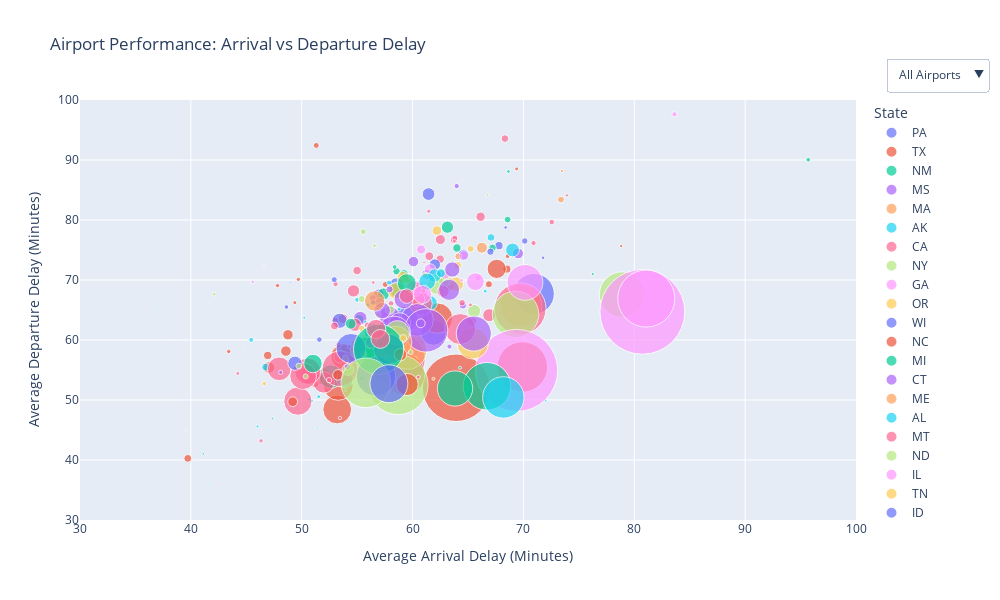

The code cell stored with this chart in its notebook:
### Code cell
def create_interactive_plot(airline_df):    
    fig = px.scatter(
        new_airport_data, 
        x="AvgArrDelay", 
        y="AvgDepDelay", 
        size="TotalFlightCount",  
        color="State",  
        hover_name="Airport",  
        title="Airport Performance: Arrival vs Departure Delay",
        labels={"AveArrDelay": "Average Arrival Delay", "AveDepDelay": "Average Departure Delay"},
        size_max=60
    )
    
    fig.update_layout(
        width = 1000,  
        height = 600, 

        xaxis=dict(
            title="Average Arrival Delay (Minutes)",
            range=[30, 100],
              
        ),
        yaxis=dict(
            title="Average Departure Delay (Minutes)",
            range=[30, 100]  
        ),
        
        updatemenus=[
            {
                'buttons': [
                    {
                        'label': 'All Airports',
                        'method': 'update',
                        'args': [{'visible': [True] * len(new_airport_data)}, {'title': 'All Airport'}]
                    },
                ] + [
                    {
                        'label': state,
                        'method': 'update',
                        'args': [
                            {'visible': new_airport_data['State'] == state}, 
                            {'title': f"Airport: {state}"}
                        ]
                    }
                    for state in new_airport_data['State'].unique()
                    
                ],
                
                'direction': 'down',
                'showactive': True,
                'x': 1.17,
                'y': 1.1,
                'xanchor': 'right',
                'yanchor': 'top'
            }
        ]
    )

    fig.show()
    return new_airport_data
create_interactive_plot(airport_df)
